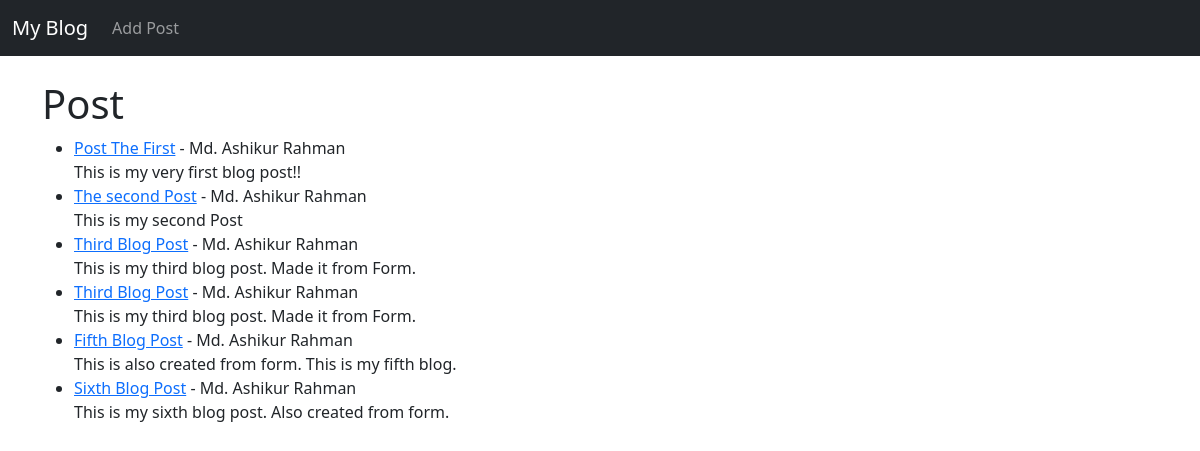
Before: / with the older database file.
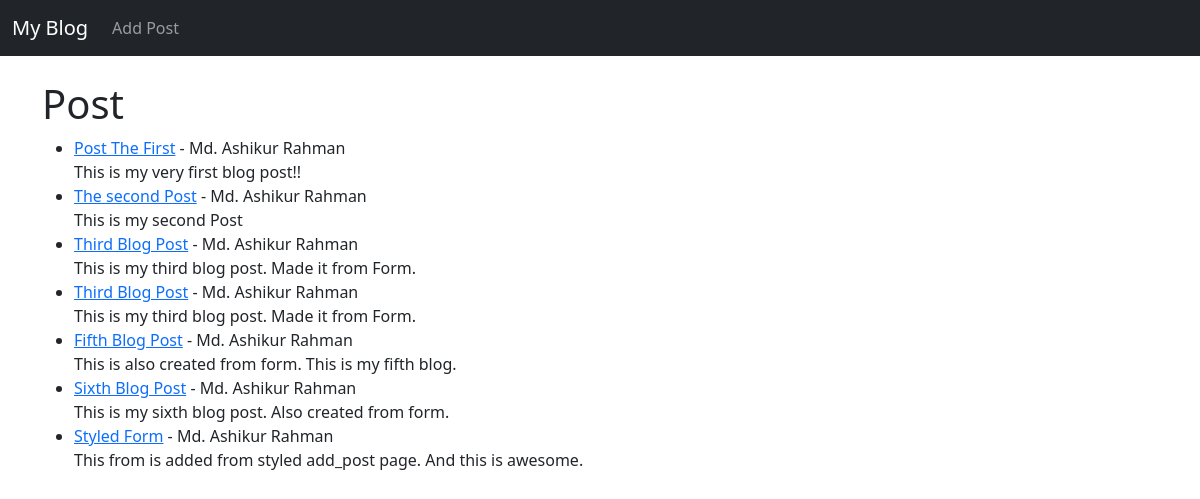
After: the same page with the newer database file.
### theblog/models.py (models this page shows, shortened)
class Post(models.Model):
    title = models.CharField(max_length=255)
    title_tag = models.CharField(max_length=255)
    author = models.ForeignKey(User, on_delete=models.CASCADE)
    body = models.TextField()

### theblog/views.py (the view)
# urls.py: path("", views.HomeView.as_view(), name="home"),
class HomeView(ListView):
    model = Post
    template_name = "home.html"

### theblog/templates/home.html
{% extends 'base.html' %}
{% block content %}
<h1>Post</h1>
<ul>
    {% for post in object_list %}
    <li><a href="{% url 'article-detail' post.pk %}">{{post.title}}</a> - {{post.author.first_name}}
        {{post.author.last_name}} <br>
        {{post.body}}
    </li>
    {% endfor %}
</ul>
{% endblock %}

Changed rows visible on the page:
added Post: title "Styled Form", author.first_name "Md. Ashikur", author.last_name "Rahman", body "This from is added from styled add_post page. And this is awesome."
